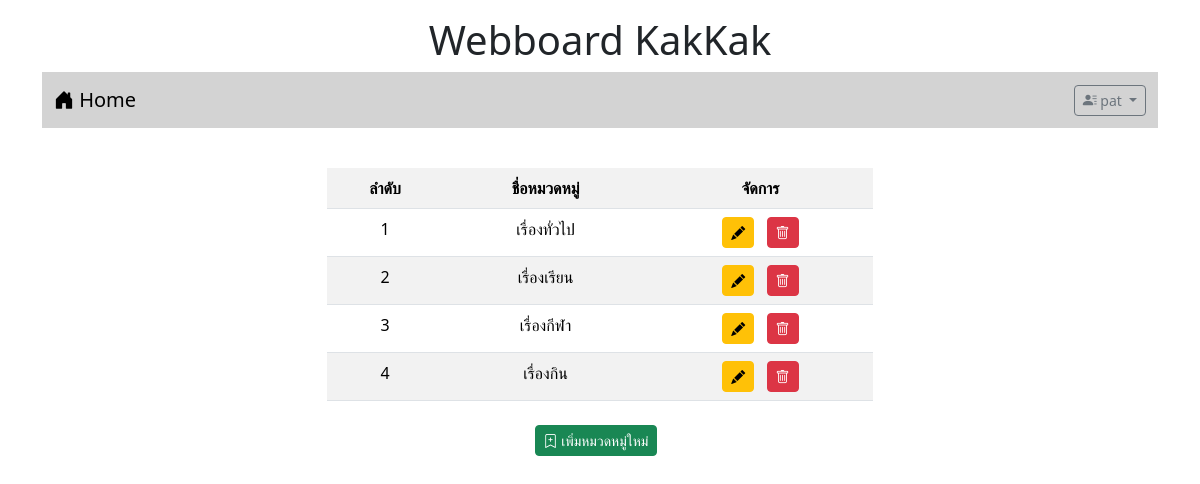
Page /category.php (signed in) on the committed database.
### tables this page shows
CREATE TABLE `category` (
  `id` int(11) NOT NULL,
  `name` varchar(32) NOT NULL
);

### category.php (the view, shortened to what this page needs)
<!DOCTYPE html>
<html lang="en">
<head>
    <link href="https://cdn.jsdelivr.net/npm/bootstrap@5.3.1/dist/css/bootstrap.min.css" rel="stylesheet">
    <link rel="stylesheet" href="https://cdn.jsdelivr.net/npm/bootstrap-icons@1.10.5/font/bootstrap-icons.css">
</head>
<body>
<div class="container">
        <h1 style="text-align: center;" class="mt-3">Webboard KakKak</h1>
        <?php include "nav.php" ?>
    <div class="row mt-4">
    <div class="col-lg-3 col-md-2 col-sm-1"></div>
    <div class="col-lg-6 col-md-8 col-sm-10">
    <table class="table table-striped mt-3 text-center">
        <?php
            $conn=new PDO("mysql:host=localhost;dbname=webboard;charset=utf8","root","");
            $sql = "SELECT * FROM category";
            $result=$conn->query($sql);
            $i=1;
            echo "<tr><th>ลำดับ</th><th>ชื่อหมวดหมู่</th><th>จัดการ</th></tr>";
            while($row=$result->fetch()){
            echo "<tr ><td>$i</td><td>$row[name]</td><td>
            <button type='button' onclick=edit('$row[id]','$row[name]') class='btn btn-warning btn-sm me-2' data-bs-target='#showForm1'
            data-bs-toggle='modal'><i class='bi bi-pencil-fill'></i></button>
            <a href=deletecategory.php?id=$row[id] class='btn btn-danger btn-sm ' onclick='return myFunction()'>
            <i class='bi bi-trash'></i></a></td></tr>";
            $i+=1;
            }
        ?>
    </table>
                </div>
                </div>
    <div class="container my-4">
        <div class="col-lg-12 d-flex justify-content-center">
            <button class="btn btn-success btn-sm text-white me-2" data-bs-target="#showForm"
            data-bs-toggle="modal"><i class="bi bi-bookmark-plus"></i> เพิ่มหมวดหมู่ใหม่</button>
            </div>
            </div>
            </div>
</body>
</html>

### rows in the picture
category: name "เรื่องทั่วไป"
category: name "เรื่องเรียน"
category: name "เรื่องกีฬา"
category: name "เรื่องกิน"

### other values in the picture
$_SESSION['username'] "pat"
